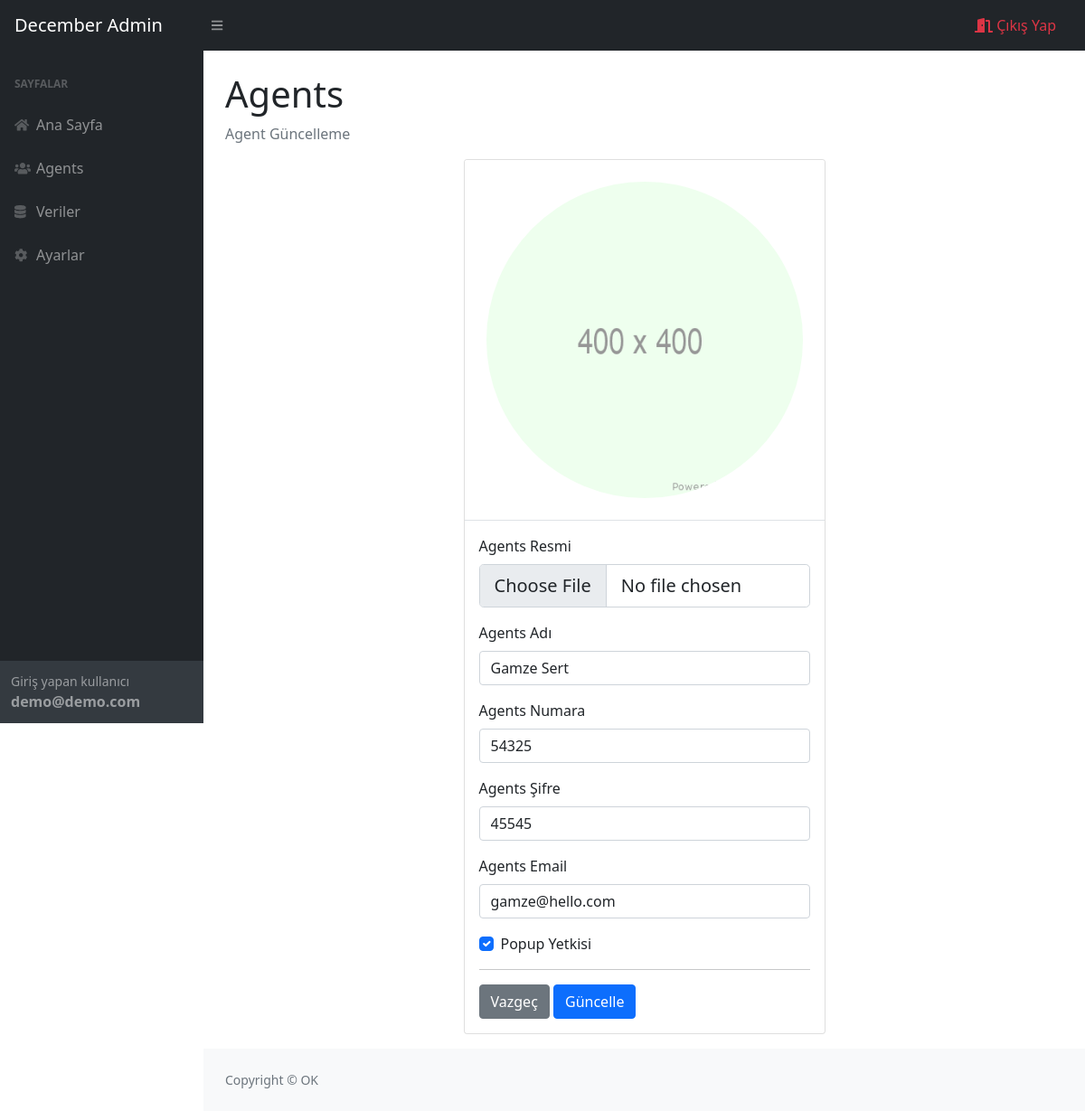
The page /edit_agent.php?agent_id=86 (signed in) on the database its author committed.
### tables this page shows
CREATE TABLE `agents` (
  `id` int(11) NOT NULL,
  `name` varchar(250) NOT NULL,
  `image` varchar(256) NOT NULL,
  `number` int(6) NOT NULL,
  `password` int(12) NOT NULL,
  `email` varchar(128) NOT NULL,
  `popup` tinyint(1) NOT NULL
);

### edit_agent.php (the view, shortened to what this page needs)
<?php
require __DIR__ . '/config/db.php';
require __DIR__ . '/components/header.php';
if (!$_GET['agent_id']) {
    header('Location:/agents.php');
    exit;
} else {
    $stmt = $db->prepare("select * from agents where id = :id");
    $stmt->execute([':id' => $_GET['agent_id']]);
    $result = $stmt->fetchAll(PDO::FETCH_ASSOC);
}
?>
<main>
    <div class="container mx-auto px-4">
        <h1 class="mt-4">Agents</h1>
        <ol class="breadcrumb">
            <li class="breadcrumb-item active">Agent Güncelleme</li>
        </ol>
        <div class="my-3">
            <div class="card mx-auto" style="max-width: 400px ">
                <div class="card-header bg-white border-0 p-4 border-bottom border-lisht">
                    <img src="/assets/img/users/<?php echo $result[0]['image'] == "no-image.png" ? "no-image.png" : $result[0]['image']?>" class="rounded-pill img-fluid" alt="...">
                </div>
                <div class="card-body">
                    <form action="/controllers/edit_agent.php" method="post" enctype="multipart/form-data">
                        <div class="mb-3">
                            <label for="formFileLg" class="form-label">Agents Resmi</label>
                            <input class="form-control form-control-lg" id="formFileLg" type="file" name="agentImageNew">
                        </div>
                        <div class="mb-3">
                            <label for="username" class="form-label">Agents Adı</label>
                            <input required id="username" name="agentName" type="text" class="form-control" value="<?php echo $result[0]['name'] ?>">
                        </div>
                        <div class="mb-3">
                            <label for="username" class="form-label">Agents Numara</label>
                            <input required id="username" name="agentNumber" type="number" class="form-control" value="<?php echo $result[0]['number'] ?>">
                        </div>
                        <div class="mb-3">
                            <label for="username" class="form-label">Agents Şifre</label>
                            <input required id="username" name="agentPassword" type="number" class="form-control" value="<?php echo $result[0]['password'] ?>">
                        </div>
                        <div class="mb-3">
                            <label for="username" class="form-label">Agents Email</label>
                            <input required id="username" name="agentEmail" type="email" class="form-control" value="<?php echo $result[0]['email'] ?>">
                        </div>
                        <div class="form-check">
                            <input class="form-check-input" <?php echo $result[0]['popup'] == "1" ? "checked" : "" ?> name="agentPopup" type="checkbox" id="flexCheckDefault">
                            <label class="form-check-label" for="flexCheckDefault">
                                Popup Yetkisi
                            </label>
                        </div>
                        <hr class="my-3">
                        <a href="/agents.php" class="btn btn-secondary">Vazgeç</a>
                        <button type="submit" name="agentEdit" class="btn btn-primary">Güncelle</button>
                    </form>
                </div>
            </div>
        </div>
    </div>
</main>
<?php
require __DIR__ . '/components/footer.php'
?>

### rows shown on the page
agents: image (picture), agentName "Gamze Sert", agentNumber "54325", agentPassword "45545", agentEmail "gamze@hello.com", popup "☑"

### other values the page prints
$_SESSION['user'] "demo@demo.com"
